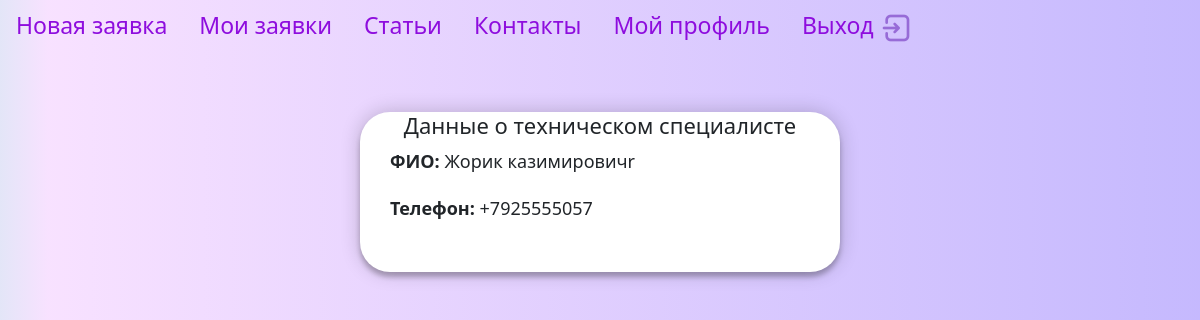
Page /helpdesk/show_technik/1/ (signed in) on the earlier database version.
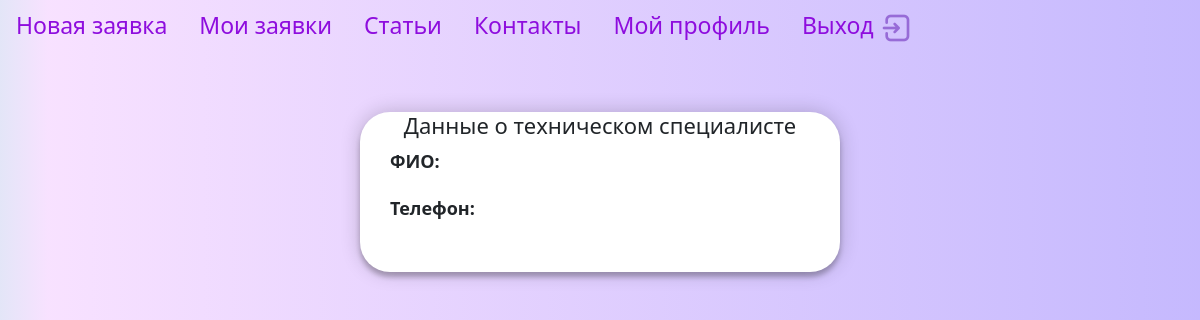
Same page on the later database version.
### helpdesk/models.py (models this page shows, shortened)
class Ticket(models.Model):
    STATUS_CHOICES = (
        ('активная', 'Активная',),
        ('в процессе', 'В процессе',),
        ('выполнено', 'Выполнено',),)
    TYPE_CHOICES = (
        ('неожиданная проблема', 'Неожиданная проблема',),
        ('повторное обращение', 'Повторное обращение',),
        ('консультация', 'Kонсультация',),)
    PRIORITY_CHOICES = (
        ('низкий', 'Низкий',),
        ('средний', 'Средний',),
        ('высокий', 'Высокий',),)
    title = models.CharField(max_length=50, verbose_name="Тема")
    equipment = models.ForeignKey('Equipment', on_delete=models.PROTECT, related_name='equipment', default='монитор',
                                  verbose_name="оборудование")
    status = models.CharField(max_length=20, choices=STATUS_CHOICES, default='активная', verbose_name="статус")
    description = models.TextField(blank=True, verbose_name="описание")
    type = models.CharField(max_length=40, choices=TYPE_CHOICES, default='неожиданная проблема',
                            verbose_name="Тип обращения")
    priority = models.CharField(max_length=40, choices=PRIORITY_CHOICES, default='cредний', verbose_name="Приоритет")
    opened_date = models.DateTimeField(auto_now_add=True, verbose_name="открыто")
    closed_date = models.DateTimeField(blank=True, null=True, verbose_name="выполнено")
    user = models.ForeignKey(get_user_model(), on_delete=models.SET_NULL, related_name='ticket', null=True,
                             default=None)
    empl = models.ForeignKey(User, on_delete=models.SET_NULL, related_name='empl', null=True, blank=True)
    class Meta:
        verbose_name = "заявку"
        verbose_name_plural = "заявки"

### users/models.py (models this page shows)
class User(AbstractUser):
    role = models.ForeignKey(Role, on_delete=models.CASCADE, related_name='users', blank=True, null=True,
                             verbose_name='роль')
    patronymic = models.CharField(max_length=60, blank=True, null=True, verbose_name='отчество')
    post = models.ForeignKey('Post', on_delete=models.PROTECT, blank=True, null=True, related_name='posts',
                             verbose_name="должность")
    cabinet = models.IntegerField(null=True, blank=True, verbose_name="кабинет")
    number_phone = models.CharField(max_length=20, blank=True, null=True, verbose_name='номер телефона')
    adress = models.ForeignKey('Adresses', on_delete=models.PROTECT, blank=True, null=True, related_name='adresses',
                               verbose_name="адрес")
    image = models.ImageField(upload_to="photos/%Y/%m/%d/", default=None, blank=True, null=True, verbose_name="фото")

### helpdesk/views.py (the view)
# urls.py: path('show_technik/<int:ticket_id>/', views.ShowTechnik.as_view(), name='show_technik'),
class ShowTechnik(LoginRequiredMixin, ListView):
    template_name = 'helpdesk/show_technik.html'
    def get(self, request, ticket_id, *args, **kwargs):
        ticket = get_object_or_404(Ticket, id=ticket_id)
        return render(request, self.template_name, {'ticket': ticket})

### helpdesk/templates/helpdesk/show_technik.html (shortened to what this page needs)
{% extends 'base.html' %}
{% load static %}
{% block content %}
<div class="form-my-ticket">
     <h2>Данные о техническом специалисте</h2>
    <p><strong>ФИО:</strong> {{ ticket.empl.first_name }} {{ ticket.empl.last_name }}</p>
    <p><strong>Телефон:</strong> {{ ticket.empl.number_phone }}</p>
</div>
{% endblock %}

Differences in the rows shown:
no longer on this page (row edited): Ticket: empl.first_name "Жорик", empl.last_name "казимировичr", empl.number_phone "+7925555057"
